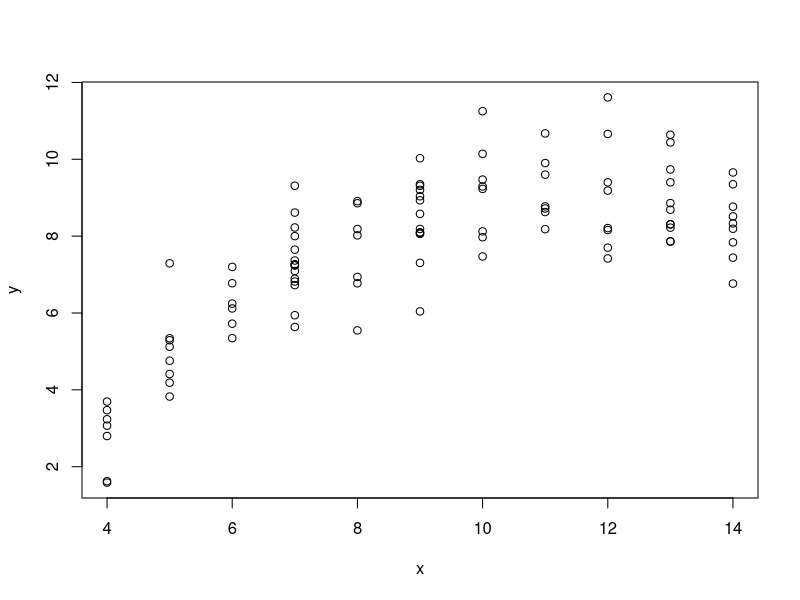

Source code (R):
## R_Demo_Simulation_Inference_2_Sample_Cross_Validation.R
##########################################################################
## INSTRUCTOR: Christopher Fariss
## COURSE NAME: Programming and Simulation Methods for Computational Social Science (2W)
## University of Essex Summer School 2024
##
## Date: 2024-07-22
##
## Please e-mail me if you find any errors or have and suggestions (either email is fine)
## e-mail: cjf0006@gmail.com
## e-mail: cjfariss@umich.edu
##########################################################################
## Introduction to tutorial:
##
## Goal: Improve the predictive power or predictive validity of a model when applied to new observed values
##
##########################################################################
##
## (1) Begin building towards and learning about cross-validation
## (NOTE: There is now "crossings" in this example)
##
## For this R tutorial we will simulate a dataset and then randomly divide it into two subsets.
##
## We will fit a model using the observations from one of the subsets of data (training data).
##
## We will then use the model estimates to predict the value of the dependent variable for the remaining out of sample data subset (testing data).
##
## After that step, we will repeat the above process and make a cross over the two folds of data.
##
## Specifically, we will use the other half of the data to fit the model and then predict the other hold out sample.
##
## The training data will become the test data and the test data will become the training data.
##
## In this way, both halves of the data will be predicted using a model estimated from other data not used in the fitting of the model.
##
## This increases the probability that we do not overfit our model parameters to our dataset and makes use of all the data for fitting and evaluation instead of just half of the data.
##
## This process is increasingly common and required in almost all Machine Learning and predictive tasks in data science and increasingly so in the social sciences.
##
##########################################################################

set.seed(940)

## set number of observations for simulation
n <- 100

## simulation of variables (This model is one of Anscombe's quartets)
x <- sample(4:14,n,replace=TRUE)
y <- -5.996 + 2.781*x -0.127*x^2 + rnorm(n,0,1)
#y <- -5.996 + 2.781*x -0.127*x^2 + rnorm(n,0,2)

## plot the simulated relationship
par(mfrow=c(1,1))
plot(x=x, y=y)

## create a subject/unit ID variable with one values for each unit
## here the indicator values takes on 2-Fold values {1,2}
folds <- sample(rep(1:2, n/2), n, replace=FALSE)

## create a data frame with the dependent varaible, independent variable, and randomly created ID
dat <- data.frame(y, x, folds)


## Model 0: fit a linear model
fit <- lm(y ~ 1, data=subset(dat, folds==1))
pred <- predict(fit, newdata=subset(dat, folds==2))
y.hat.fold2 <- as.numeric(pred)

fit <- lm(y ~ 1, data=subset(dat, folds==2))
pred <- predict(fit, newdata=subset(dat, folds==1))
y.hat.fold1 <- as.numeric(pred)

dat$y.hat[dat$fold==2] <- y.hat.fold2
dat$y.hat[dat$fold==1] <- y.hat.fold1

summary(dat)

rmse <- sqrt(mean((dat$y.hat-dat$y)^2))
rmse


## Model 1: fit a linear model
fit <- lm(y ~ x, data=subset(dat, folds==1))
pred <- predict(fit, newdata=subset(dat, folds==2))
y.hat.fold2 <- as.numeric(pred)

fit <- lm(y ~ x, data=subset(dat, folds==2))
pred <- predict(fit, newdata=subset(dat, folds==1))
y.hat.fold1 <- as.numeric(pred)

dat$y.hat[dat$fold==2] <- y.hat.fold2
dat$y.hat[dat$fold==1] <- y.hat.fold1

summary(dat)

rmse <- sqrt(mean((dat$y.hat-dat$y)^2))
rmse


## Model 2: fit a linear model with a squared term
fit <- lm(y ~ x + I(x^2), data=subset(dat, folds==1))
pred <- predict(fit, newdata=subset(dat, folds==2))
y.hat.fold2 <- as.numeric(pred)

fit <- lm(y ~ x + I(x^2), data=subset(dat, folds==2))
pred <- predict(fit, newdata=subset(dat, folds==1))
y.hat.fold1 <- as.numeric(pred)

dat$y.hat[dat$fold==2] <- y.hat.fold2
dat$y.hat[dat$fold==1] <- y.hat.fold1

rmse <- sqrt(mean((dat$y.hat-dat$y)^2))
rmse

## Model 3: fit a linear model with a squared term
fit <- lm(y ~ x + I(x^2) + I(x^3), data=subset(dat, folds==1))
pred <- predict(fit, newdata=subset(dat, folds==2))
y.hat.fold2 <- as.numeric(pred)

fit <- lm(y ~ x + I(x^2) + I(x^3), data=subset(dat, folds==2))
pred <- predict(fit, newdata=subset(dat, folds==1))
y.hat.fold1 <- as.numeric(pred)

dat$y.hat[dat$fold==2] <- y.hat.fold2
dat$y.hat[dat$fold==1] <- y.hat.fold1

rmse <- sqrt(mean((dat$y.hat-dat$y)^2))
rmse



## more compact version of Model 1 above using a for loop
for(i in 1:2){
    fit <- lm(y ~ 1, data=subset(dat, folds!=i))
    pred <- predict(fit, newdata=subset(dat, folds==i))
    dat$y.hat[dat$fold==i] <- as.numeric(pred)
}

rmse <- sqrt(mean((dat$y.hat-dat$y)^2))
rmse

for(i in 1:2){
    fit <- lm(y ~ x, data=subset(dat, folds!=i))
    pred <- predict(fit, newdata=subset(dat, folds==i))
    dat$y.hat[dat$fold==i] <- as.numeric(pred)
}

rmse <- sqrt(mean((dat$y.hat-dat$y)^2))
rmse


for(i in 1:2){
  fit <- lm(y ~ x + I(x^2), data=subset(dat, folds!=i))
  pred <- predict(fit, newdata=subset(dat, folds==i))
  dat$y.hat[dat$fold==i] <- as.numeric(pred)
}

rmse <- sqrt(mean((dat$y.hat-dat$y)^2))
rmse




